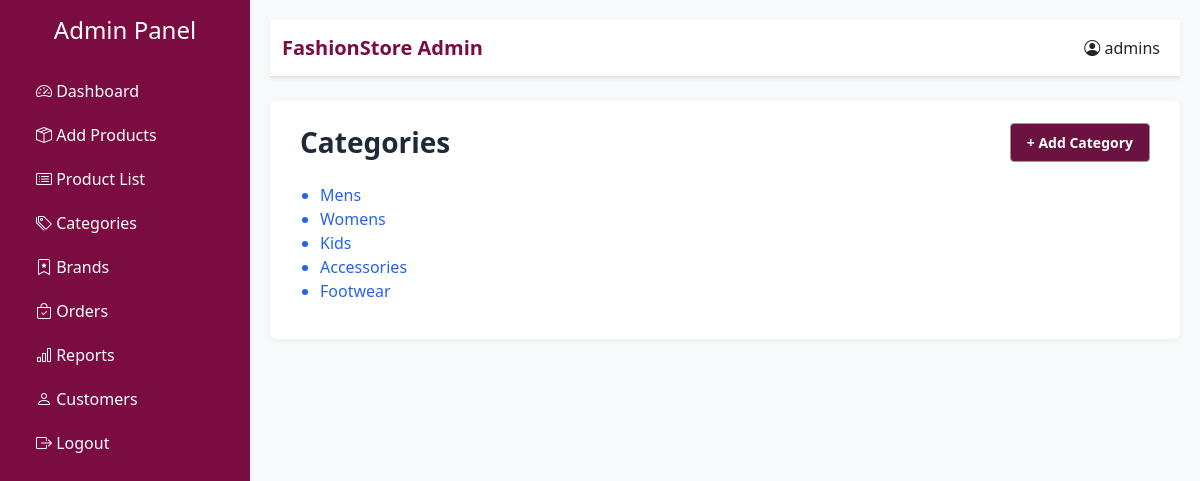
The app's page /categorie/ (signed in) with its own data.
### FashionApp/models.py (models this page shows, shortened)
class Category(models.Model):
    name = models.CharField(max_length=100, unique=True)
    slug = models.SlugField(unique=True)
    parent = models.ForeignKey('self', on_delete=models.CASCADE, null=True, blank=True, related_name='children')
    is_active = models.BooleanField(default=True)
    class Meta:
        verbose_name_plural = "Categories"

### FashionApp/views.py (the view)
# urls.py: path('categorie/', category_list, name='category_list'),
@login_required
@user_passes_test(is_staff_user)
def category_list(request):
    categories = Category.objects.filter(parent__isnull=True, is_active=True)
    return render(request, 'categories/category_list.html', {'categories': categories})

### FashionApp/views.py (called while the page is built)
def is_staff_user(user):
    return user.is_staff or user.is_superuser

### Template/categories/category_list.html (shortened to what this page needs)
{% extends "admins/base.html" %}
{% block content %}
<div class="category-container">
  <div class="category-header">
    <span>Categories</span>
    <a href="{% url 'add_category' %}" class="add-btn">+ Add Category</a>
  </div>
  {% if categories %}
    <ul class="category-list">
      {% for category in categories %}
        <li><a href="{% url 'category_detail' category.slug %}">{{ category.name }}</a></li>
      {% endfor %}
    </ul>
  {% else %}
    <p class="no-category">No categories available.</p>
  {% endif %}
</div>
{% endblock %}

### Template/admins/base.html (shortened to what this page needs)
{% if request.user.is_superuser or request.user.is_staff %}
{% load static %}
<!DOCTYPE html>
<html lang="en">
<head>
    <link href="https://cdn.jsdelivr.net/npm/bootstrap@5.3.0/dist/css/bootstrap.min.css" rel="stylesheet">
    <link href="https://cdn.jsdelivr.net/npm/bootstrap-icons@1.10.5/font/bootstrap-icons.css" rel="stylesheet">
</head>
<body>
    <div class="sidebar d-flex flex-column p-3">
        <h4 class="text-center mb-4">
            {% if request.user.is_superuser %}
                Admin Panel
            {% elif request.user.is_staff %}
                Staff Panel
            {% endif %}
        </h4>
        <a href="{% url 'dashboard' %}"><i class="bi bi-speedometer2"></i> Dashboard</a>
        <a href="{% url 'add_product' %}"><i class="bi bi-box-seam"></i> Add Products</a>
        <a href="{% url 'product_list' %}"><i class="bi bi-card-list"></i> Product List</a>
        <a href="{% url 'category_list' %}"><i class="bi bi-tags"></i> Categories</a>
        <a href="{% url 'brand_list' %}"><i class="bi bi-bookmark-star"></i> Brands</a>
        <a href="{% url 'order_list' %}"><i class="bi bi-bag-check"></i> Orders</a>
        <a href="{% url 'reports_dashboard' %}"><i class="bi bi-bar-chart"></i> Reports</a>
        {% if request.user.is_superuser %}
            <a href="{% url 'customers_list' %}"><i class="bi bi-person"></i> Customers</a>
        {% endif %}
        <a href="{% url 'logout' %}"><i class="bi bi-box-arrow-right"></i> Logout</a>
    </div>
    <div class="main-content">
        <nav class="navbar top-navbar navbar-expand-lg shadow-sm mb-4">
            <div class="container-fluid">
                <a class="navbar-brand" href="#">
                    {% if request.user.is_superuser %}
                        FashionStore Admin
                    {% elif request.user.is_staff %}
                        FashionStore Staff
                    {% endif %}
                </a>
                <ul class="navbar-nav ms-auto">
                    <li class="nav-item">
                        <a class="nav-link text-dark" href="#"><i class="bi bi-person-circle"></i> {{ request.user.username }}</a>
                    </li>
                </ul>
            </div>
        </nav>
        {% block content %}{% endblock %}
    </div>
</body>
</html>
{% else %}
<p class="text-center mt-5">You are not authorized to view this page.</p>
{% endif %}

### Template/admins/base.html (style rules this page uses)
body { background-color: #f8f9fa; }
.sidebar { height: 100vh; background-color: #7b0c41; color: #fff; position: fixed; width: 250px; }
.sidebar a { color: #fff; padding: 10px 20px; display: block; text-decoration: none; }
.main-content { margin-left: 250px; padding: 20px; }
.navbar-brand { font-weight: bold; color: #7b0c41; }
.top-navbar { background-color: #fff; border-bottom: 1px solid #dee2e6; }

### Template/categories/category_list.html (style rules this page uses)
.category-container { background-color: #fff; padding: 20px 30px; border-radius: 6px; box-shadow: 0 2px 6px rgba(0, 0, 0, 0.05); margin-top: 20px; font-family: 'Segoe UI', Tahoma, Geneva, Verdana, sans-serif; }
.category-header { font-size: 28px; font-weight: bold; color: #1f2937; display: flex; justify-content: space-between; align-items: center; margin-bottom: 20px; }
.add-btn { background-color: #6b1240;; border: 1px solid #999; color: white; padding: 8px 16px; border-radius: 4px; cursor: pointer; font-size: 14px; transition: background-color 0.3s ease; text-decoration: none; }
.category-list { padding-left: 20px; color: #2563eb; font-size: 16px; }
.category-list a { text-decoration: none; color: #2563eb; }

### records on screen
Category: name "Mens"
Category: name "Womens"
Category: name "Kids"
Category: name "Accessories"
Category: name "Footwear"

### other values on screen
{{ request.user.username }} "admins"
